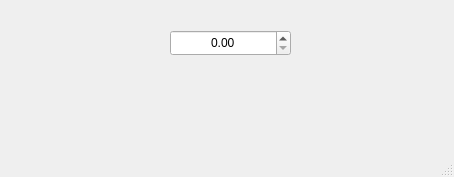
<?xml version="1.0" encoding="UTF-8"?>
<ui version="4.0">
 <class>MainWindow</class>
 <widget class="QMainWindow" name="MainWindow">
  <property name="geometry">
   <rect>
    <x>0</x>
    <y>0</y>
    <width>454</width>
    <height>177</height>
   </rect>
  </property>
  <property name="windowTitle">
   <string>MainWindow</string>
  </property>
  <widget class="QWidget" name="centralwidget">
   <widget class="QDoubleSpinBox" name="doubleSpinBox">
    <property name="geometry">
     <rect>
      <x>170</x>
      <y>30</y>
      <width>121</width>
      <height>26</height>
     </rect>
    </property>
    <property name="alignment">
     <set>Qt::AlignCenter</set>
    </property>
   </widget>
   <widget class="QLabel" name="label">
    <property name="geometry">
     <rect>
      <x>0</x>
      <y>90</y>
      <width>451</width>
      <height>31</height>
     </rect>
    </property>
    <property name="font">
     <font>
      <pointsize>14</pointsize>
     </font>
    </property>
    <property name="text">
     <string/>
    </property>
    <property name="alignment">
     <set>Qt::AlignCenter</set>
    </property>
   </widget>
  </widget>
  <widget class="QMenuBar" name="menubar">
   <property name="geometry">
    <rect>
     <x>0</x>
     <y>0</y>
     <width>454</width>
     <height>22</height>
    </rect>
   </property>
  </widget>
  <widget class="QStatusBar" name="statusbar"/>
 </widget>
 <resources/>
 <connections/>
</ui>
